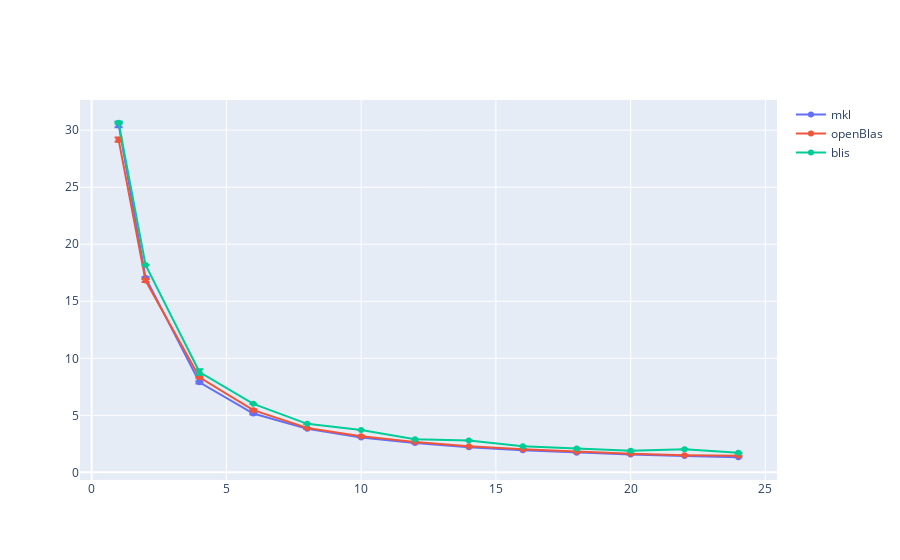

The cell this chart's notebook holds for it:
### Code cell
fig = go.Figure()

fig.add_trace(go.Scatter(x=mkl_double_avg["cores"]["mean"], y=mkl_double_avg["time"]["mean"], name='mkl',
                         error_y=dict(
                             type="data",
                             array=mkl_double_avg["time"]["std"],
                             visible=True)))
fig.add_trace(go.Scatter(x=oblas_double_avg["cores"]["mean"], y=oblas_double_avg["time"]["mean"], name='openBlas',
                         error_y=dict(
                             type="data",
                             array=oblas_double_avg["time"]["std"],
                             visible=True)))
fig.add_trace(go.Scatter(x=blis_double_avg["cores"]["mean"], y=blis_double_avg["time"]["mean"], name='blis',
                         error_y=dict(
                             type="data",
                             array=blis_double_avg["time"]["std"],
                             visible=True)))

fig.show()

### Figure 1 — Plotly figure (JSON) as saved in the notebook; plotly's stock layout.template omitted (floating-point values rounded to 4 significant figures)
{"data": [{"error_y": {"array": [0.2422, 0.06469, 0.09577, 0.07744, 0.01827, 0.003804, 0.002366, 0.002398, 0.002928, 0.001484, 0.0008744, 0.002061, 0.000998], "type": "data", "visible": true}, "name": "mkl", "type": "scatter", "x": [1, 2, 4, 6, 8, 10, 12, 14, 16, 18, 20, 22, 24], "y": [30.51, 17.06, 7.893, 5.157, 3.815, 3.051, 2.565, 2.212, 1.95, 1.728, 1.565, 1.434, 1.325]}, {"error_y": {"array": [0.1772, 0.126, 0.07351, 0.07301, 0.01292, 0.04489, 0.02524, 0.01399, 0.02073, 0.005875, 0.005032, 0.009438, 0.009386], "type": "data", "visible": true}, "name": "openBlas", "type": "scatter", "x": [1, 2, 4, 6, 8, 10, 12, 14, 16, 18, 20, 22, 24], "y": [29.17, 16.82, 8.334, 5.452, 3.887, 3.171, 2.664, 2.284, 2.031, 1.808, 1.641, 1.511, 1.465]}, {"error_y": {"array": [0.08224, 0.022, 0.2396, 0.008819, 0.005503, 0.00592, 0.003526, 0.003972, 0.002628, 0.004287, 0.00196, 0.004451, 0.006944], "type": "data", "visible": true}, "name": "blis", "type": "scatter", "x": [1, 2, 4, 6, 8, 10, 12, 14, 16, 18, 20, 22, 24], "y": [30.65, 18.18, 8.793, 6.008, 4.254, 3.718, 2.902, 2.794, 2.286, 2.097, 1.886, 2.022, 1.71]}], "layout": {}}
